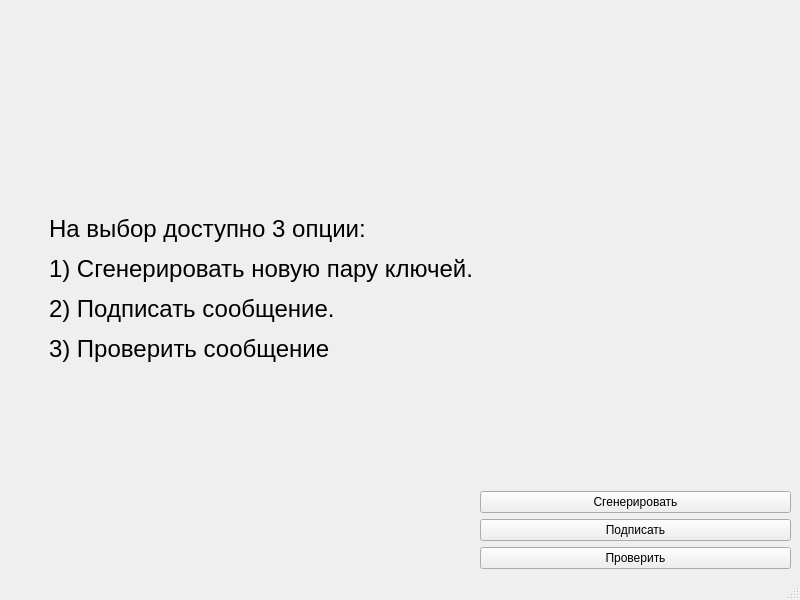
<?xml version="1.0" encoding="UTF-8"?>
<ui version="4.0">
 <class>MainWindow</class>
 <widget class="QMainWindow" name="MainWindow">
  <property name="geometry">
   <rect>
    <x>0</x>
    <y>0</y>
    <width>800</width>
    <height>600</height>
   </rect>
  </property>
  <property name="windowTitle">
   <string>MainWindow</string>
  </property>
  <widget class="QWidget" name="centralwidget">
   <layout class="QHBoxLayout" name="horizontalLayout_3">
    <item>
     <spacer name="horizontalSpacer">
      <property name="orientation">
       <enum>Qt::Horizontal</enum>
      </property>
      <property name="sizeType">
       <enum>QSizePolicy::Minimum</enum>
      </property>
      <property name="sizeHint" stdset="0">
       <size>
        <width>40</width>
        <height>20</height>
       </size>
      </property>
     </spacer>
    </item>
    <item>
     <widget class="QLabel" name="labelChoose">
      <property name="text">
       <string>&lt;html&gt;&lt;head/&gt;&lt;body&gt;&lt;p&gt;&lt;span style=&quot; font-size:18pt;&quot;&gt;На выбор доступно 3 опции:&lt;/span&gt;&lt;/p&gt;&lt;p&gt;&lt;span style=&quot; font-size:18pt;&quot;&gt;1) Сгенерировать новую пару ключей.&lt;/span&gt;&lt;/p&gt;&lt;p&gt;&lt;span style=&quot; font-size:18pt;&quot;&gt;2) Подписать сообщение.&lt;/span&gt;&lt;/p&gt;&lt;p&gt;&lt;span style=&quot; font-size:18pt;&quot;&gt;3) Проверить сообщение&lt;/span&gt;&lt;/p&gt;&lt;/body&gt;&lt;/html&gt;</string>
      </property>
     </widget>
    </item>
    <item>
     <layout class="QHBoxLayout" name="horizontalLayout_2">
      <item>
       <layout class="QHBoxLayout" name="horizontalLayout"/>
      </item>
      <item>
       <layout class="QVBoxLayout" name="verticalLayout_2">
        <item>
         <spacer name="verticalSpacer">
          <property name="orientation">
           <enum>Qt::Vertical</enum>
          </property>
          <property name="sizeHint" stdset="0">
           <size>
            <width>20</width>
            <height>40</height>
           </size>
          </property>
         </spacer>
        </item>
        <item>
         <layout class="QVBoxLayout" name="verticalLayout">
          <item>
           <widget class="QPushButton" name="pushButtonChooseGenerate">
            <property name="text">
             <string>Сгенерировать</string>
            </property>
           </widget>
          </item>
          <item>
           <widget class="QPushButton" name="pushButtonChooseSign">
            <property name="text">
             <string>Подписать</string>
            </property>
           </widget>
          </item>
          <item>
           <widget class="QPushButton" name="pushButtonChooseVerify">
            <property name="text">
             <string>Проверить</string>
            </property>
           </widget>
          </item>
         </layout>
        </item>
       </layout>
      </item>
     </layout>
    </item>
   </layout>
  </widget>
  <widget class="QMenuBar" name="menubar">
   <property name="geometry">
    <rect>
     <x>0</x>
     <y>0</y>
     <width>800</width>
     <height>19</height>
    </rect>
   </property>
  </widget>
  <widget class="QStatusBar" name="statusbar"/>
 </widget>
 <resources/>
 <connections/>
</ui>
